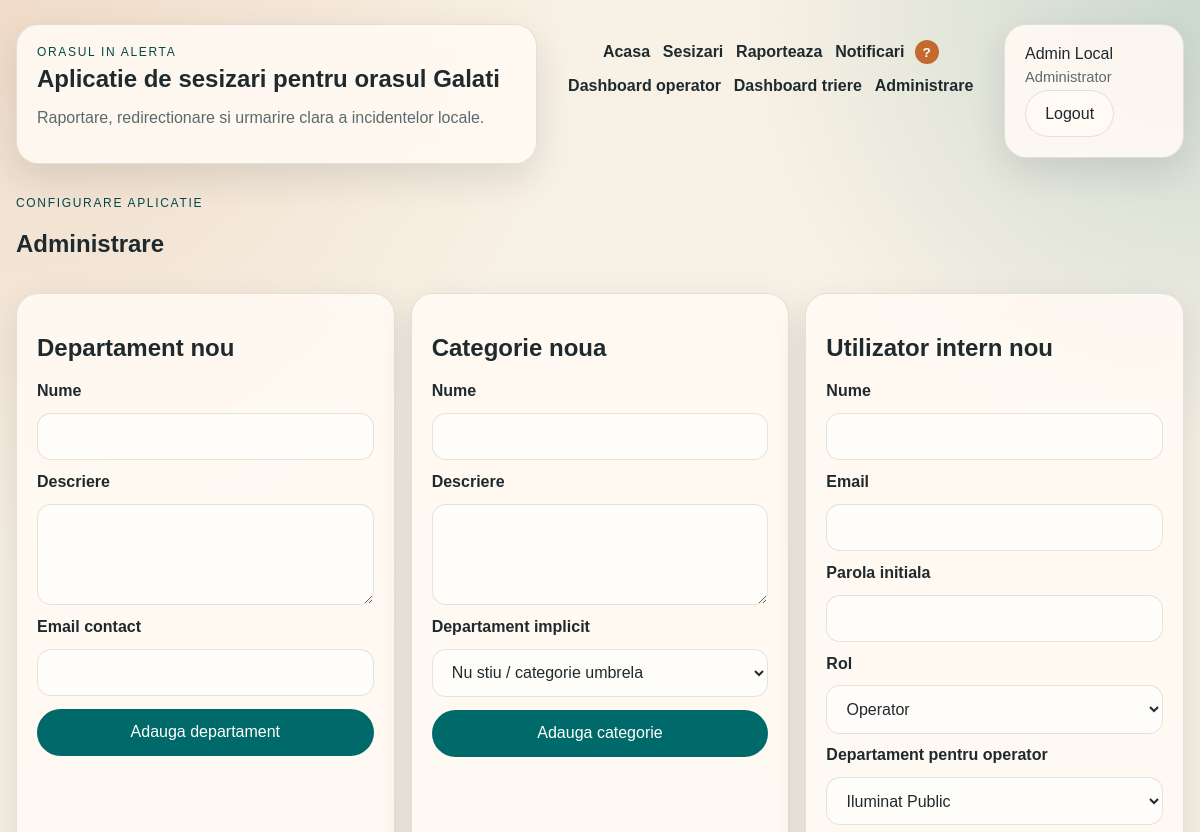
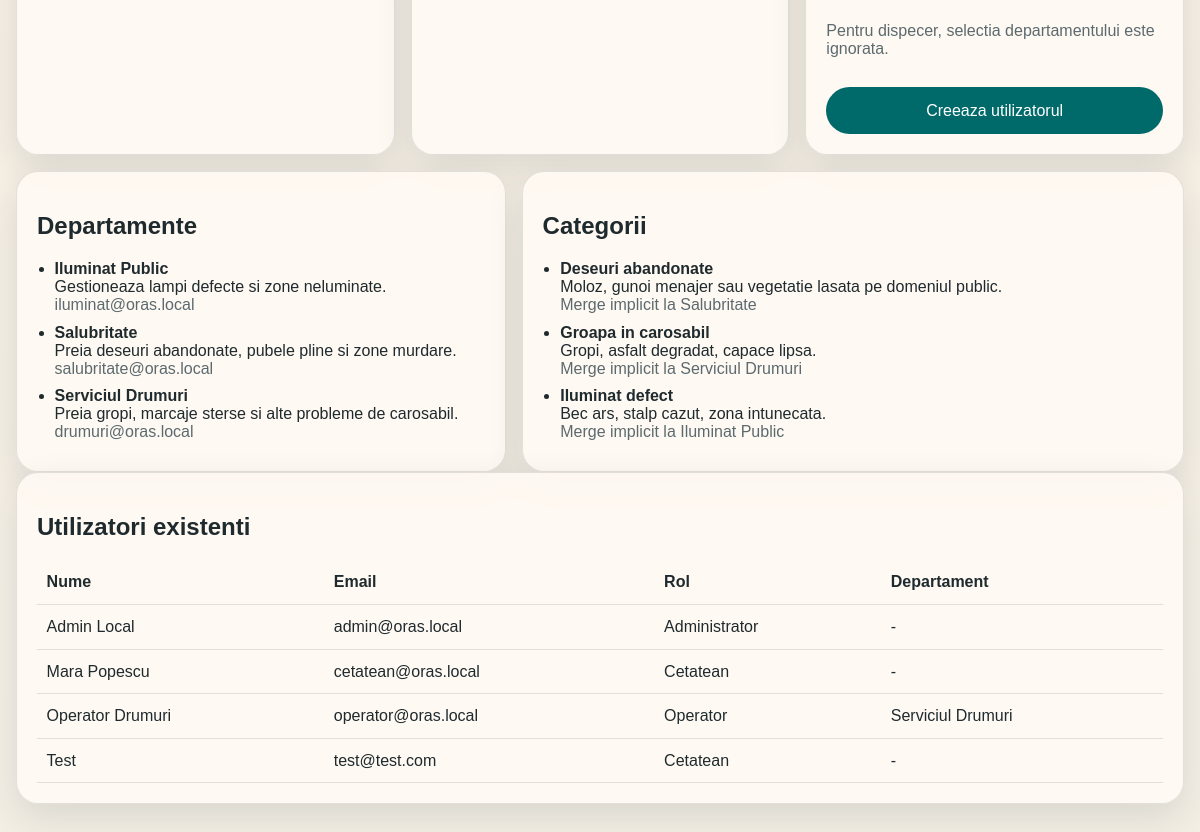
The page /dashboard/admin (signed in) on the database as committed earlier (2 pictures, top to bottom).
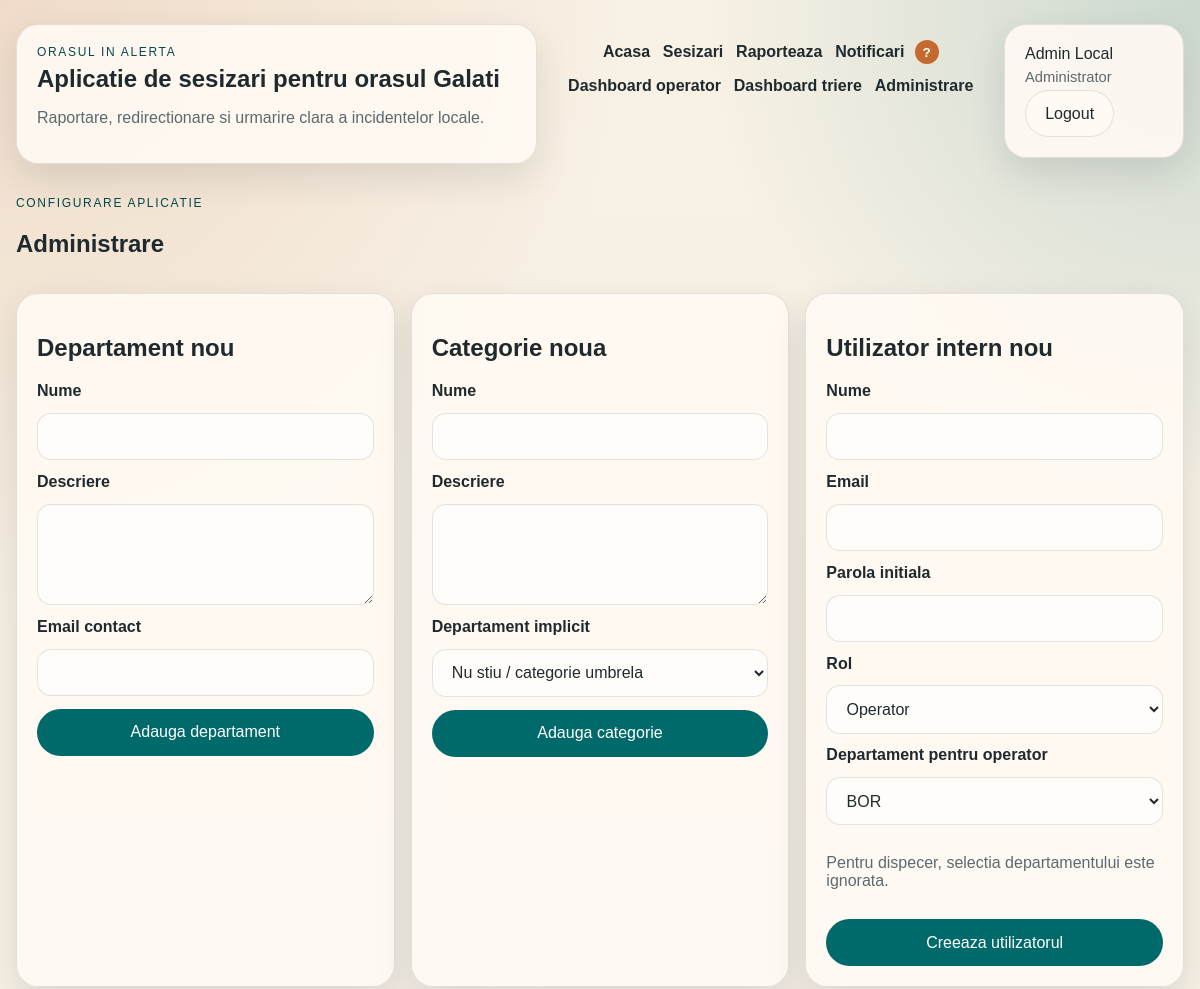
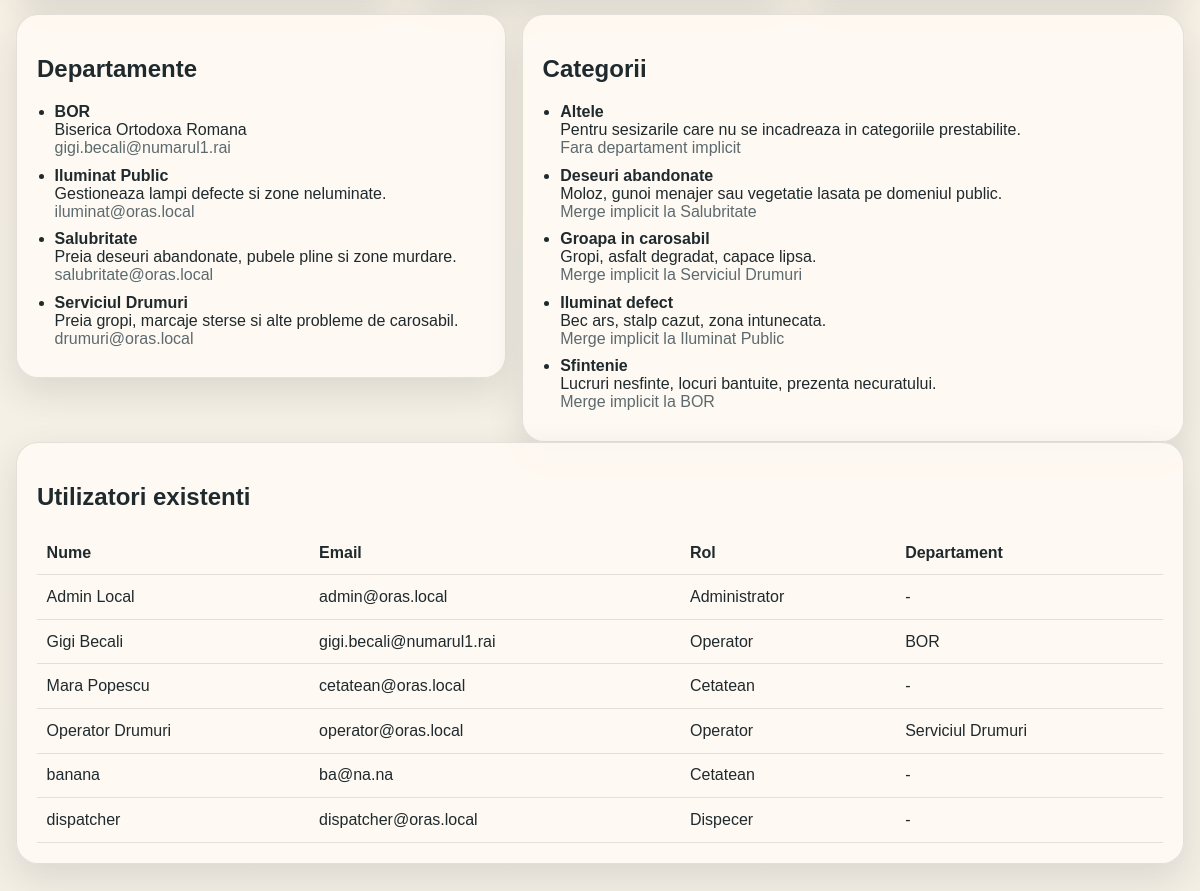
The same page on the database as committed later (2 pictures, top to bottom).
### app/models/entities.py (models this page shows, shortened)
class User(UserMixin, db.Model):
    __tablename__ = "users"
    id = db.Column(db.Integer, primary_key=True)
    full_name = db.Column(db.String(120), nullable=False)
    email = db.Column(db.String(255), nullable=False, unique=True)
    password_hash = db.Column(db.String(255), nullable=False)
    role = db.Column(db.String(32), nullable=False, default="citizen")
    department_id = db.Column(db.Integer, db.ForeignKey("departments.id"))
    created_at = db.Column(db.DateTime, default=utc_now, nullable=False)
    department = db.relationship("Department", back_populates="users")
    incidents = db.relationship("Incident", back_populates="creator", foreign_keys="Incident.created_by_id")
    updates = db.relationship("IncidentUpdate", back_populates="author")
    notifications = db.relationship("Notification", back_populates="user", cascade="all, delete-orphan")
    @property
    def role_label(self) -> str:
        return ROLE_LABELS.get(self.role, self.role)

class Department(db.Model):
    __tablename__ = "departments"
    id = db.Column(db.Integer, primary_key=True)
    name = db.Column(db.String(120), nullable=False, unique=True)
    description = db.Column(db.Text, nullable=False)
    contact_email = db.Column(db.String(255), nullable=False)
    created_at = db.Column(db.DateTime, default=utc_now, nullable=False)
    categories = db.relationship("Category", back_populates="default_department")
    users = db.relationship("User", back_populates="department")
    incidents = db.relationship(
        "Incident",
        back_populates="assigned_department",
        foreign_keys="Incident.assigned_department_id",
    )
    suggested_incidents = db.relationship(
        "Incident",
        back_populates="suggested_department",
        foreign_keys="Incident.suggested_department_id",
    )

class Category(db.Model):
    __tablename__ = "incident_categories"
    id = db.Column(db.Integer, primary_key=True)
    name = db.Column(db.String(120), nullable=False, unique=True)
    description = db.Column(db.Text, nullable=False)
    default_department_id = db.Column(db.Integer, db.ForeignKey("departments.id"))
    created_at = db.Column(db.DateTime, default=utc_now, nullable=False)
    default_department = db.relationship("Department", back_populates="categories")
    incidents = db.relationship("Incident", back_populates="category")

### app/routes/web.py (the view)
@web_bp.get("/dashboard/admin")
@role_required("admin")
def admin_dashboard():
    service = build_incident_service()
    data = service.admin_dashboard_data()
    return render_template(
        "admin_dashboard.html",
        page_title="Administrare",
        departments=data["departments"],
        categories=data["categories"],
        operators=data["operators"],
        users=data["users"],
    )

### app/repositories/category_repository.py (called while the page is built)
    def all(self) -> list[Category]:
        return Category.query.order_by(Category.name.asc()).all()

### app/repositories/department_repository.py (called while the page is built)
    def all(self) -> list[Department]:
        return Department.query.order_by(Department.name.asc()).all()

### app/repositories/user_repository.py (called while the page is built)
    def all(self) -> list[User]:
        return User.query.order_by(User.full_name.asc()).all()

    def list_operators(self) -> list[User]:
        return User.query.filter(User.role.in_(["operator", "dispatcher", "admin"])).order_by(User.full_name.asc()).all()

### app/routes/web.py (called while the page is built)
def build_incident_service() -> IncidentService:
    return IncidentService(
        IncidentRepository(),
        CategoryRepository(),
        DepartmentRepository(),
        UserRepository(),
        NotificationRepository(),
        IncidentPhotoRepository(),
    )

def role_required(*roles):
    def decorator(view):
        @wraps(view)
        @login_required
        def wrapped(*args, **kwargs):
            if current_user.role not in roles:
                abort(403)
            return view(*args, **kwargs)
        return wrapped
    return decorator

### app/services/incident_service.py (called while the page is built)
    def admin_dashboard_data(self) -> dict:
        return {
            "departments": self.department_repository.all(),
            "categories": self.category_repository.all(),
            "operators": self.user_repository.list_operators(),
            "users": self.user_repository.all(),
        }

### app/templates/admin_dashboard.html (shortened to what this page needs)
{% extends "base.html" %}
{% block content %}
<section class="section-header">
    <div>
        <p class="eyebrow">Configurare aplicatie</p>
        <h1>Administrare</h1>
    </div>
</section>
<section class="three-column-grid">
    <article class="form-card">
        <h2>Departament nou</h2>
        <form method="post" action="{{ url_for('web.admin_create_department') }}" class="form-grid">
            <label for="dep-name">Nume</label>
            <input id="dep-name" type="text" name="name" required>
            <label for="dep-description">Descriere</label>
            <textarea id="dep-description" name="description" rows="4" required></textarea>
            <label for="dep-email">Email contact</label>
            <input id="dep-email" type="email" name="contact_email" required>
            <button type="submit">Adauga departament</button>
        </form>
    </article>
    <article class="form-card">
        <h2>Categorie noua</h2>
        <form method="post" action="{{ url_for('web.admin_create_category') }}" class="form-grid">
            <label for="cat-name">Nume</label>
            <input id="cat-name" type="text" name="name" required>
            <label for="cat-description">Descriere</label>
            <textarea id="cat-description" name="description" rows="4" required></textarea>
            <label for="cat-department">Departament implicit</label>
            <select id="cat-department" name="default_department_id">
                <option value="">Nu stiu / categorie umbrela</option>
            </select>
            <button type="submit">Adauga categorie</button>
        </form>
    </article>
    <article class="form-card">
        <h2>Utilizator intern nou</h2>
        <form method="post" action="{{ url_for('web.admin_create_operator') }}" class="form-grid">
            <label for="op-name">Nume</label>
            <input id="op-name" type="text" name="full_name" required>
            <label for="op-email">Email</label>
            <input id="op-email" type="email" name="email" required>
            <label for="op-password">Parola initiala</label>
            <input id="op-password" type="text" name="password" required>
            <label for="op-role">Rol</label>
            <select id="op-role" name="role" required>
                <option value="operator">Operator</option>
            </select>
            <label for="op-department">Departament pentru operator</label>
            <select id="op-department" name="department_id">
                {% for department in departments %}
                    <option value="{{ department.id }}">{{ department.name }}</option>
                {% endfor %}
            </select>
            <p class="inline-hint">Pentru dispecer, selectia departamentului este ignorata.</p>
            <button type="submit">Creeaza utilizatorul</button>
        </form>
    </article>
</section>
<section class="layout-two-columns">
    <article class="panel">
        <h2>Departamente</h2>
        <ul class="simple-list">
            {% for department in departments %}
                <li>
                    <strong>{{ department.name }}</strong><br>
                    {{ department.description }}<br>
                    <span class="muted-text">{{ department.contact_email }}</span>
                </li>
            {% endfor %}
        </ul>
    </article>
    <article class="panel">
        <h2>Categorii</h2>
        <ul class="simple-list">
            {% for category in categories %}
                <li>
                    <strong>{{ category.name }}</strong><br>
                    {{ category.description }}<br>
                    <span class="muted-text">
                        {% if category.default_department %}
                            Merge implicit la {{ category.default_department.name }}
                        {% else %}
                            Fara departament implicit
                        {% endif %}
                    </span>
                </li>
            {% endfor %}
        </ul>
    </article>
</section>
<section class="panel">
    <h2>Utilizatori existenti</h2>
    <div class="table-wrap">
        <table>
            <thead>
                <tr>
                    <th>Nume</th>
                    <th>Email</th>
                    <th>Rol</th>
                    <th>Departament</th>
                </tr>
            </thead>
            <tbody>
                {% for user in users %}
                    <tr>
                        <td>{{ user.full_name }}</td>
                        <td>{{ user.email }}</td>
                        <td>{{ user.role_label }}</td>
                        <td>{{ user.department.name if user.department else "-" }}</td>
                    </tr>
                {% endfor %}
            </tbody>
        </table>
    </div>
</section>
{% endblock %}

### app/templates/base.html (shortened to what this page needs)
<!DOCTYPE html>
<html lang="ro">
<head>
    <link rel="stylesheet" href="{{ url_for('static', filename='styles.css') }}">
</head>
<body
    data-map-default-lat="{{ config.MAP_DEFAULT_LAT }}"
    data-map-default-lng="{{ config.MAP_DEFAULT_LNG }}"
    data-map-default-zoom="{{ config.MAP_DEFAULT_ZOOM }}"
    {% if current_user.is_authenticated %}
        data-unread-url="{{ url_for('api.unread_notifications') }}"
    {% endif %}
>
    <header class="site-header">
        <div class="brand-block">
            <p class="eyebrow">{{ config.APP_NAME }}</p>
            <a class="brand-title" href="{{ url_for('web.home') }}">Aplicatie de sesizari pentru orasul Galati</a>
            <p class="brand-copy">Raportare, redirectionare si urmarire clara a incidentelor locale.</p>
        </div>
        <nav class="site-nav" aria-label="Meniu principal">
            <a href="{{ url_for('web.home') }}">Acasa</a>
            {% if current_user.is_authenticated %}
                <a href="{{ url_for('web.incidents') }}">Sesizari</a>
                <a href="{{ url_for('web.new_incident') }}">Raporteaza</a>
                <a href="{{ url_for('web.notifications') }}">
                    Notificari
                    <span class="badge" id="notification-count" aria-live="polite">0</span>
                </a>
                {% if current_user.role in ["operator", "admin"] %}
                    <a href="{{ url_for('web.operator_dashboard') }}">Dashboard operator</a>
                {% endif %}
                {% if current_user.role in ["dispatcher", "admin"] %}
                    <a href="{{ url_for('web.dispatcher_dashboard') }}">Dashboard triere</a>
                {% endif %}
                {% if current_user.role == "admin" %}
                    <a href="{{ url_for('web.admin_dashboard') }}">Administrare</a>
                {% endif %}
            {% endif %}
        </nav>
        <div class="account-panel">
            {% if current_user.is_authenticated %}
                <p class="account-name">{{ current_user.full_name }}</p>
                <p class="account-role">{{ current_user.role_label }}</p>
                <form method="post" action="{{ url_for('web.logout') }}">
                    <button type="submit" class="ghost-button">Logout</button>
                </form>
            {% else %}
                <a class="ghost-button" href="{{ url_for('web.login') }}">Login</a>
                <a class="button-link" href="{{ url_for('web.register') }}">Cont nou</a>
            {% endif %}
        </div>
    </header>
    <main class="page-shell" id="main-content">
        {% block content %}{% endblock %}
    </main>
</body>
</html>

Rows that differ between the two databases and show on the page:
removed User: full_name "Test", email "test@test.com", role_label "Cetatean", department "-"
added Department: name "BOR", description "Biserica Ortodoxa Romana", contact_email "gigi.becali@numarul1.rai"
added Category: name "Altele", description "Pentru sesizarile care nu se incadreaza in categoriile prestabilite.", shows "Fara departament implicit"
added Category: name "Sfintenie", description "Lucruri nesfinte, locuri bantuite, prezenta necuratului.", default_department.name "BOR"
added User: full_name "Gigi Becali", email "gigi.becali@numarul1.rai", role_label "Operator", department "BOR"
added User: full_name "banana", email "ba@na.na", role_label "Cetatean", department "-"
added User: full_name "dispatcher", email "dispatcher@oras.local", role_label "Dispecer", department "-"
Other text that changed with them:
form field department_id: "Iluminat Public" → "BOR"
